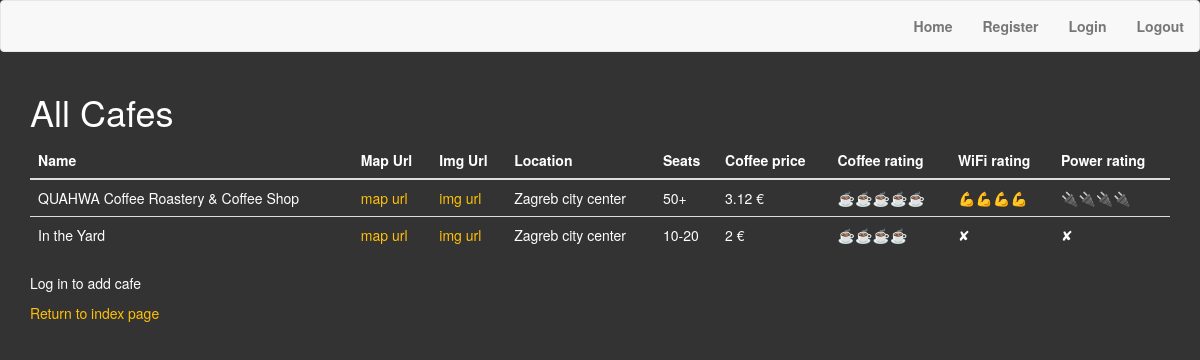
Screenshot of /cafes with the database file from the repository.
### main.py (models this page shows)
class Cafe(db.Model):
    id = db.Column(db.Integer, primary_key=True)
    name = db.Column(db.String(250), unique=True)
    map_url = db.Column(db.String(500))
    img_url = db.Column(db.String(500))
    location = db.Column(db.String(250))
    has_sockets = db.Column(db.Boolean)
    has_toilet = db.Column(db.Boolean)
    has_wifi = db.Column(db.Boolean)
    can_take_calls = db.Column(db.Boolean)
    seats = db.Column(db.String(250))
    coffee_price = db.Column(db.String(250))
    coffee_rating = db.Column(db.String(250))
    wifi_rating = db.Column(db.String(250))
    power_rating = db.Column(db.String(250))

### main.py (the view)
@app.route('/cafes')
def cafes():
    cafe_list = []
    all_cafes = db.session.query(Cafe).all()
    for i in range(len(all_cafes)):
        cafe_list.append(Cafe.query.get(i+1).__dict__)
    return render_template('cafes.html', cafes=cafe_list)

### templates/cafes.html (shortened to what this page needs)
{% extends 'base.html' %}
{% block content %}
{{ super() }}
<div class="container">
    <div class="row">
        <div class="col-sm-12">
            <h1>All Cafes</h1>
            <table class="table">
                <thead>
                <th scope="col">Name</th>
                <th scope="col">Map Url</th>
                <th scope="col">Img Url</th>
                <th scope="col">Location</th>
                <th scope="col">Seats</th>
                <th scope="col">Coffee price</th>
                <th scope="col">Coffee rating</th>
                <th scope="col">WiFi rating</th>
                <th scope="col">Power rating</th>
                </thead>
                <tbody>
                {% for cafe in cafes %}
                <tr>
                    <td>{{ cafe['name'] }}</td>
                    <td><a href="{{ cafe['map_url'] }}"> map url </a></td>
                    <td><a href="{{ cafe['img_url'] }}"> img url </a></td>
                    <td>{{ cafe['location'] }}</td>
                    <td>{{ cafe['seats'] }}</td>
                    <td>{{ cafe['coffee_price'] }}</td>
                    <td>{{ cafe['coffee_rating'] }}</td>
                    <td>{{ cafe['wifi_rating'] }}</td>
                    <td>{{ cafe['power_rating'] }}</td>
                </tr>
                {% endfor %}
                </tbody>
            </table>
            {% if current_user.is_authenticated: %}
            <p><a href="{{ url_for('add_cafe') }}">Add cafe</a></p>
            {% else %}
            <p>Log in to add cafe</p>
            {% endif %}
            <p><a href="{{ url_for('home')}}">Return to index page</a></p>
        </div>
    </div>
</div>
{% endblock %}

### templates/base.html (shortened to what this page needs)
{% extends 'bootstrap/base.html' %}
{% block styles %}
{{ super() }}
<link rel="stylesheet" href="{{ url_for('.static', filename='styles.css') }}">
{% endblock %}
{% block content %}
<nav class="navbar navbar-default">
    <div class="container-fluid">
        <ul class="nav navbar-nav navbar-right">
            <li><a href="{{ url_for('home') }}"><b>Home</b></a></li>
            {% if not current_user.is_authenticated: %}
            <li><a href="{{ url_for('register') }}"><b>Register</b></a></li>
            <li><a href="{{ url_for('login') }}"><b>Login</b></a></li>
            {% endif %}
            <li><a href="{{ url_for('logout') }}"><b>Logout</b></a></li>
        </ul>
    </div>
</nav>
{% endblock %}

### static/styles.css (style rules this page uses)
body { background-color: #333; color: white; }
a { color: #ffc107; }

### rows the page displays
Cafe: name "QUAHWA Coffee Roastery & Coffee Shop", location "Zagreb city center", seats "50+", coffee_price "3.12 €", coffee_rating "☕☕☕☕☕", wifi_rating "💪💪💪💪", power_rating "🔌🔌🔌🔌"
Cafe: name "In the Yard", location "Zagreb city center", seats "10-20", coffee_price "2 €", coffee_rating "☕☕☕☕", wifi_rating "✘", power_rating "✘"
